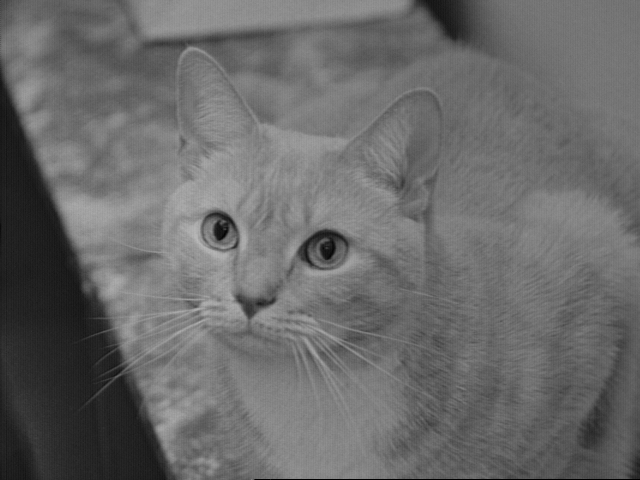
//> input picture Homework4/Cpp code/images/cat.png, 640 x 480 px
$ ./DFT_OpenCV ../images/cat.png   (built with g++ and OpenCV 4)
//> lines starting //> are read from the running program, lines starting //| are printed output that depends on the picture
/** @file       DFT_OpenCV.cpp
 *  @author     Jack Zhang
 *  @version    1.0
 *  @date       05/05/2021
 *  @brief      Discrete Fourier Transform using OpenCV
 *  @details
 *  @note
 */
#include <iostream>
#include <opencv2/core.hpp>
#include <opencv2/highgui.hpp>

int main(int argc, char **argv)
{
	if (2 != argc)
	{
		std::cerr << "usage: " << argv[0] << " image_path" << std::endl;
		exit(EXIT_FAILURE);
	}
	cv::String keys = "{@input | ../images/cat.png | input image path}";
	cv::CommandLineParser parser(argc, argv, keys);
	cv::Mat imageSrc = cv::imread(parser.get<cv::String>("@input"), cv::IMREAD_GRAYSCALE);
//> imageSrc is the input picture: 480 rows x 640 cols, CV_8UC1; min 0, max 186, mean 105.8
	if (imageSrc.empty())
	{
		std::cerr << "Error: cannot load image: " << parser.get<cv::String>("@input");
		exit(EXIT_FAILURE);
	}

	// pad image to multiplication of 2 before discrete fourier transform
	const int rowPad = cv::getOptimalDFTSize(imageSrc.rows); // get the optimal padding size
//> rowPad = 480
	const int colPad = cv::getOptimalDFTSize(imageSrc.cols);
//> colPad = 640

	cv::Mat imagePad;
	cv::copyMakeBorder(imageSrc, imagePad, 0, rowPad - imageSrc.rows, 0, colPad - imageSrc.cols,
					   cv::BORDER_CONSTANT, cv::Scalar::all(0));

	// create a plane(cv::Mat) containing two cv::Mat(real and imaginary parts)
	cv::Mat planes[2] = {cv::Mat_<float>(imagePad), cv::Mat::zeros(imagePad.size(), CV_32F)};
//> planes[1]: 480 rows x 640 cols, CV_32FC1; every value is 0

	cv::Mat complexImage;
	cv::merge(planes, 2, complexImage); // merge two part into a complexImage

	// DFT
	cv::dft(complexImage, complexImage);

	// split two parts
	cv::split(complexImage, planes); // split the complex output into two images of planes

	// calculate the magnitude
	cv::Mat magMat;
	cv::magnitude(planes[0], planes[1], magMat);

	// convert the magnitude to log scale for better view: => log(1 + sqrt(real^2 + img^2))
	magMat += cv::Scalar::all(1.0);
	cv::log(magMat, magMat);

	// crop the image if it has odd number of rows or columns
	// -2 => 11111110, num & -2 => set the last digit of the number to 0, make it even number
	magMat = magMat(cv::Rect(0, 0, magMat.cols & (-2), magMat.rows & (-2)));

	// rearrange the quadrants of the Fourier image so that the origin is at the center of the image
	int cx = magMat.cols / 2, cy = magMat.rows / 2;
//> cx = 320; cy = 240
	cv::Mat topLeft = magMat(cv::Rect(0, 0, cx, cy));
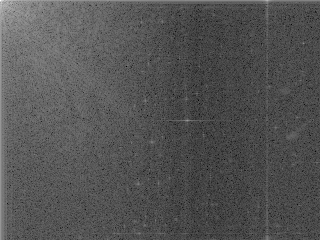
//> topLeft: 240 rows x 320 cols, CV_32FC1; min 1.56, max 17.3, mean 6.74; drawn with min black and max white
	cv::Mat topRight = magMat(cv::Rect(cx, 0, cx, cy));
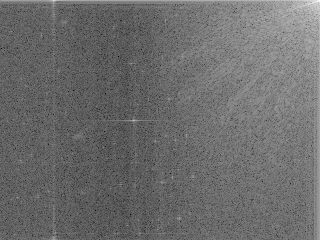
//> topRight: 240 rows x 320 cols, CV_32FC1; min 0.661, max 14.94, mean 6.74; drawn with min black and max white
	cv::Mat botLeft = magMat(cv::Rect(0, cy, cx, cy));
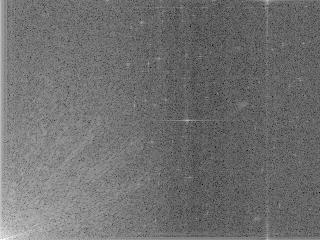
//> botLeft: 240 rows x 320 cols, CV_32FC1; min 0.661, max 14.49, mean 6.74; drawn with min black and max white
	cv::Mat botRight = magMat(cv::Rect(cx, cy, cx, cy));
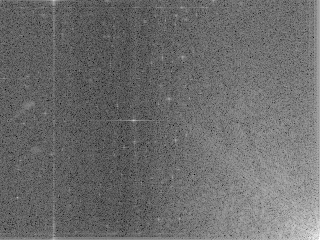
//> botRight: 240 rows x 320 cols, CV_32FC1; min 1.56, max 13.65, mean 6.71; drawn with min black and max white
	// swap the top left with bottom right, the top right with bottom left
	cv::Mat tmpMat;
	topLeft.copyTo(tmpMat);
	botRight.copyTo(topLeft);
	tmpMat.copyTo(botRight);
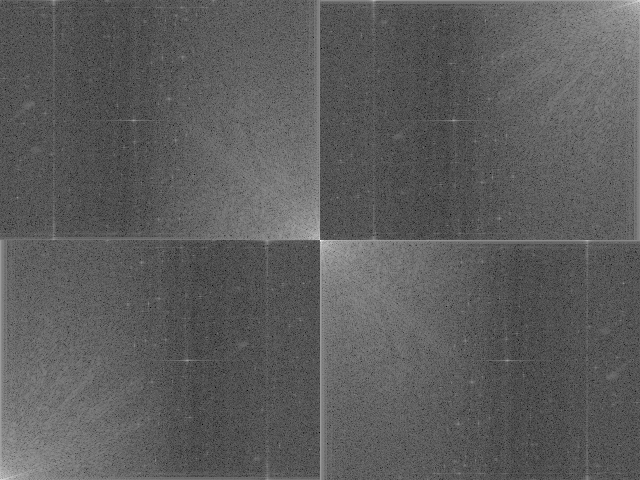
//> magMat: 480 rows x 640 cols, CV_32FC1; min 0.661, max 17.3, mean 6.73; drawn with min black and max white

	topRight.copyTo(tmpMat);
	botLeft.copyTo(topRight);
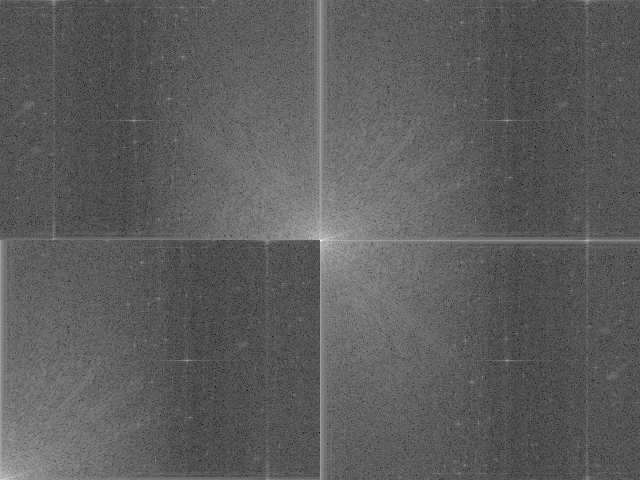
//> magMat: 480 rows x 640 cols, CV_32FC1; min 0.661, max 17.3, mean 6.73; drawn with min black and max white
	tmpMat.copyTo(botLeft);
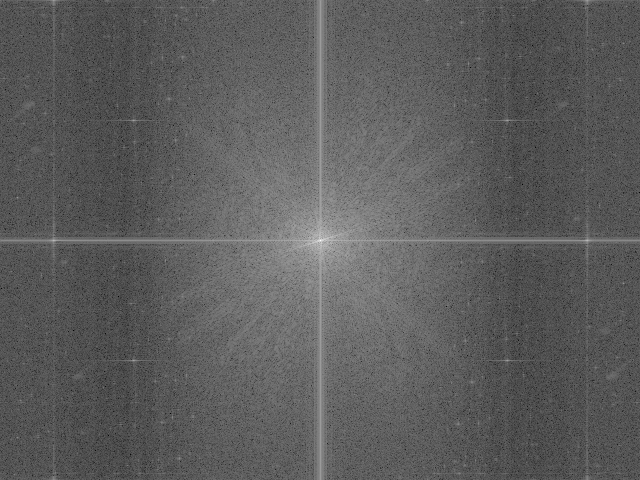
//> magMat: 480 rows x 640 cols, CV_32FC1; min 0.661, max 17.3, mean 6.73; drawn with min black and max white

	// normalize to 0~255
	cv::normalize(magMat, magMat, 0, 255, cv::NORM_MINMAX);
	magMat.convertTo(magMat, CV_8U);
//> magMat: 480 rows x 640 cols, CV_8UC1

	cv::imshow("magnitude", magMat);
	cv::waitKey(0);
	cv::imwrite("../images_output/magnitude.png", magMat);
	return 0;
}
